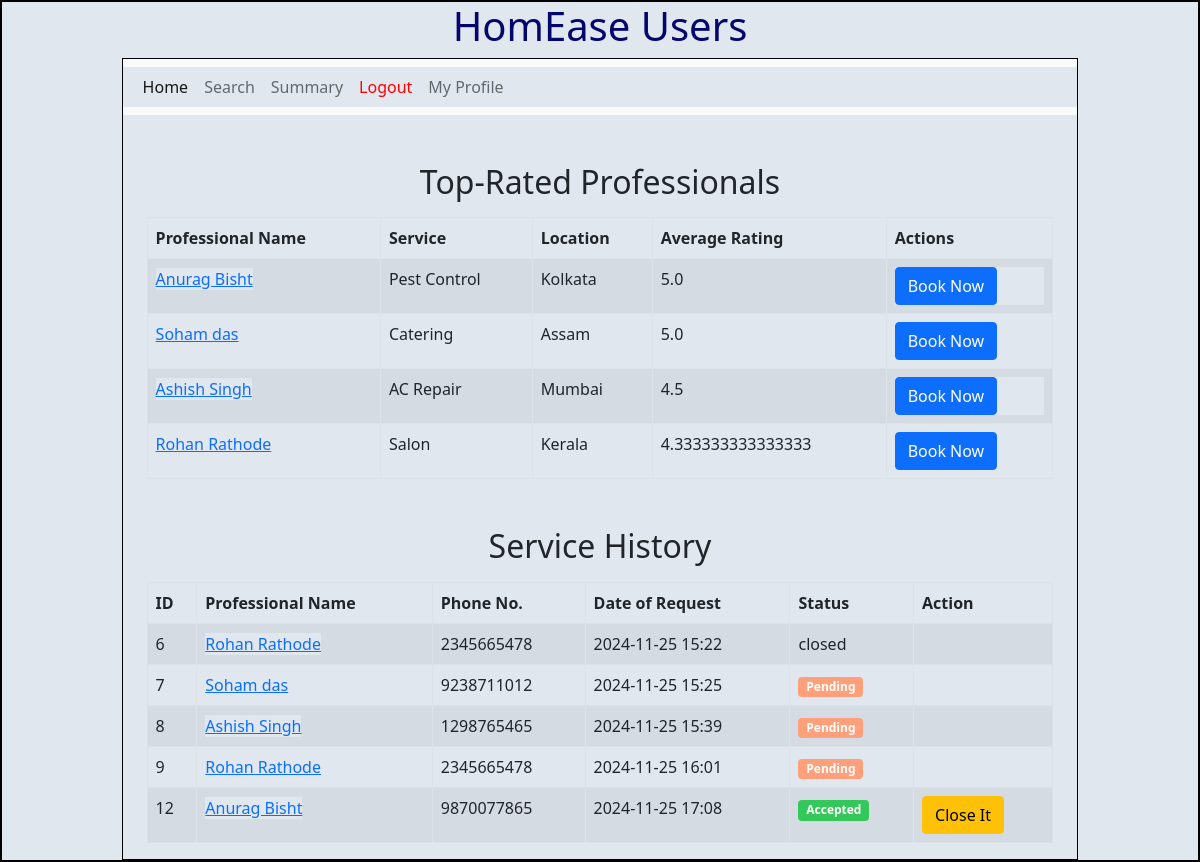
The page /user (signed in) on the database its author committed.
### backend/models.py (models this page shows)
class Prof_Info(db.Model):
    __tablename__="prof_info"
    id=db.Column(db.Integer,primary_key=True)
    email=db.Column(db.String,unique=True,nullable=False)
    password=db.Column(db.String,nullable=False)
    role=db.Column(db.Integer,default=2)
    full_name=db.Column(db.String,nullable=False)
    service_name=db.Column(db.Integer, db.ForeignKey("service.id"), nullable=False)
    experience=db.Column(db.Integer,nullable=False)
    location=db.Column(db.String,nullable=False)
    pin_code=db.Column(db.Integer,nullable=False)
    prof_status=db.Column(db.String,default='requested')#requested,approved,rejected,blocked
    service=db.relationship("Service",back_populates="professionals")
    phone=db.Column(db.Integer,nullable=False, unique=True)

class Service(db.Model):
    __tablename__="service"
    id=db.Column(db.Integer,primary_key=True)
    name=db.Column(db.String,unique=True,nullable=False)
    baseprice=db.Column(db.Float, default=0.0)
    desc=db.Column(db.String,nullable=False)
    professionals=db.relationship('Prof_Info', back_populates='service',cascade='all,delete')

class User_Service_History(db.Model):
    id = db.Column(db.Integer, primary_key=True)
    user_id = db.Column(db.Integer, db.ForeignKey('user_info.id'))
    service_req_id = db.Column(db.Integer, db.ForeignKey('service_req.id'))
    user = db.relationship('User_Info', backref=db.backref('user_service_history', lazy=True))
    service_req = db.relationship('Service_req', backref=db.backref('user_service_history', lazy=True))

class Service_req(db.Model):
    __tablename__="service_req"
    id=db.Column(db.Integer,primary_key=True)
    service_id=db.Column(db.Integer, db.ForeignKey("service.id"),nullable=False)
    cust_id=db.Column(db.Integer, db.ForeignKey("user_info.id"),nullable=False)
    prof_id=db.Column(db.Integer, db.ForeignKey("prof_info.id"),nullable=False)
    date_of_req=db.Column(db.DateTime,nullable=False)
    date_of_comp=db.Column(db.DateTime,nullable=True)
    status=db.Column(db.String, nullable=False, default="Pending")
    remarks = db.Column(db.String, nullable=True)
    rating = db.Column(db.Integer, nullable=True)
    service = db.relationship("Service", backref="service_req")
    customer = db.relationship("User_Info", backref="service_req")
    professional = db.relationship("Prof_Info", backref="service_req")

### backend/controllers.py (the view)
@app.route("/user")
def user_dashboard():
    user_id = session["user_id"]
    user_info = User_Info.query.get(user_id)
    user_service_history = db.session.query(User_Service_History, Service_req, Service).outerjoin(
        Service_req, User_Service_History.service_req_id == Service_req.id
    ).outerjoin(
        Service, Service_req.service_id == Service.id
    ).filter(
        User_Service_History.user_id == user_id
    ).all()
    upcoming_services = Service_req.query.filter_by(cust_id=user_id, status='pending').all()
    service_requests = Service_req.query.filter_by(cust_id=user_id).all()
    services = Service.query.all()  # Get all services
    top_rated_professionals = db.session.query(
        Prof_Info,
        func.avg(Service_req.rating).label("avg_rating")
    ).join(Service_req, Prof_Info.id == Service_req.prof_id).\
        group_by(Prof_Info.id).\
        order_by(func.avg(Service_req.rating).desc()).\
        limit(5).all()
    return render_template(
        "user_dash.html",
        user_service_history=user_service_history,
        upcoming_services=upcoming_services,
        service_requests=service_requests,
        services=services,
        top_rated_professionals=top_rated_professionals,
        user_info=user_info,
    )

### templates/user_dash.html (shortened to what this page needs)
{% extends "user_layout.html" %}
{% block content %}
<html>
    <div class="container">
        <div class="container mt-5">
            <h2 style="text-align: center;">Top-Rated Professionals</h2>
            <table class="table table-bordered table-striped mt-3">
                <thead>
                    <tr>
                        <th>Professional Name</th>
                        <th>Service</th>
                        <th>Location</th>
                        <th>Average Rating</th>
                        <th>Actions</th>
                    </tr>
                </thead>
                <tbody>
                    {% for professional, avg_rating in top_rated_professionals %}
                    <tr>
                        <td><a href="/professional_profile/{{ professional.id }}">{{ professional.full_name }}</a></td>
                        <td>{{ professional.service.name }}</td>
                        <td>{{ professional.location }}</td>
                        <td>{{ avg_rating }}</td>
                        <td>
                            <form action="{{ url_for('book_professional', professional_id=professional.id) }}" method="post">
                                <button type="submit" class="btn btn-primary">Book Now</button>
                            </form>
                        </td>
                    </tr>
                    {% endfor %}
                </tbody>
            </table>
        </div>
        <div class="container mt-5">
            <h2 style="text-align: center;">Service History</h2>
            <table class="table table-bordered table-striped mt-3">
                <thead>
                    <tr>
                        <th>ID</th>
                        <th>Professional Name</th>
                        <th>Phone No.</th>
                        <th>Date of Request</th>
                        <th>Status</th>
                        <th>Action</th>
                    </tr>
                </thead>
                <tbody>
                    {% for history, service_req, service in user_service_history %}
                    <tr>
                        <td>{{ service_req.id }}</td>
                        <td><a href="/professional_profile/{{ service_req.professional.id }}">{{ service_req.professional.full_name }}</a></td>
                        <td>{{ service_req.professional.phone }}</td>
                        <td>{{ service_req.date_of_req.strftime('%Y-%m-%d %H:%M') }}</td>
                        <td>
                            {% if service_req.status == 'pending' %}
                        <span class="badge badge-orange" style="background-color: #FFA07A; color: #fff;">Pending</span>
                        {% elif service_req.status == 'accepted' %}
                        <span class="badge badge-green" style="background-color: #34C759; color: #fff;">Accepted</span>
                        {% elif service_req.status == 'rejected' %}
                        <span class="badge badge-red" style="background-color: #FF3737; color: #fff;">Rejected</span>
                        {% else %}
                        {{ service_req.status }}
                        {% endif %}
                        </td>
                        <td>
                            {% if service_req.status == 'accepted' %}
                            <form action="{{ url_for('close_service', service_req_id=service_req.id) }}" method="get" style="display: inline;">
                                <button type="submit" class="btn btn-warning">Close It</button>
                            </form>
                            {% endif %}
                        </td>
                    </tr>
                    {% endfor %}
                </tbody>
            </table>
        </div>
    </div>
</html>
{% endblock %}

### static/styles/main.css (style rules this page uses)
* { margin: 0; padding: 0; background-color: rgb(224, 231, 238); }

### rows shown on the page
Prof_Info: full_name "Anurag Bisht", service.name "Pest Control", location "Kolkata", avg_rating "5.0"
Prof_Info: full_name "Soham das", service.name "Catering", location "Assam", avg_rating "5.0"
Prof_Info: full_name "Ashish Singh", service.name "AC Repair", location "Mumbai", avg_rating "4.5"
Prof_Info: full_name "Rohan Rathode", service.name "Salon", location "Kerala", avg_rating "4.333333333333333"
User_Service_History: id "6", professional.full_name "Rohan Rathode", professional.phone "2345665478", date_of_req "2024-11-25 15:22", status "closed"
User_Service_History: id "7", professional.full_name "Soham das", professional.phone "9238711012", date_of_req "2024-11-25 15:25", shows "Pending"
User_Service_History: id "8", professional.full_name "Ashish Singh", professional.phone "1298765465", date_of_req "2024-11-25 15:39", shows "Pending"
User_Service_History: id "9", professional.full_name "Rohan Rathode", professional.phone "2345665478", date_of_req "2024-11-25 16:01", shows "Pending"
User_Service_History: id "12", professional.full_name "Anurag Bisht", professional.phone "9870077865", date_of_req "2024-11-25 17:08", shows "Accepted"
